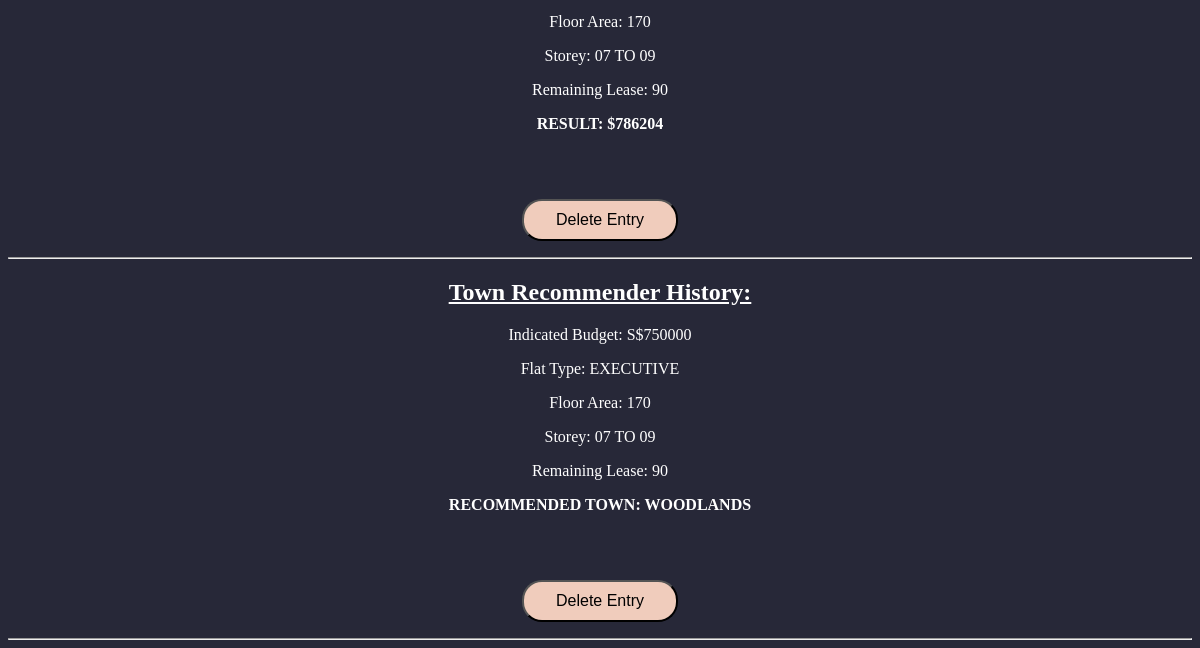
Page /user/zaki (signed in, lower part) on the earlier database version.
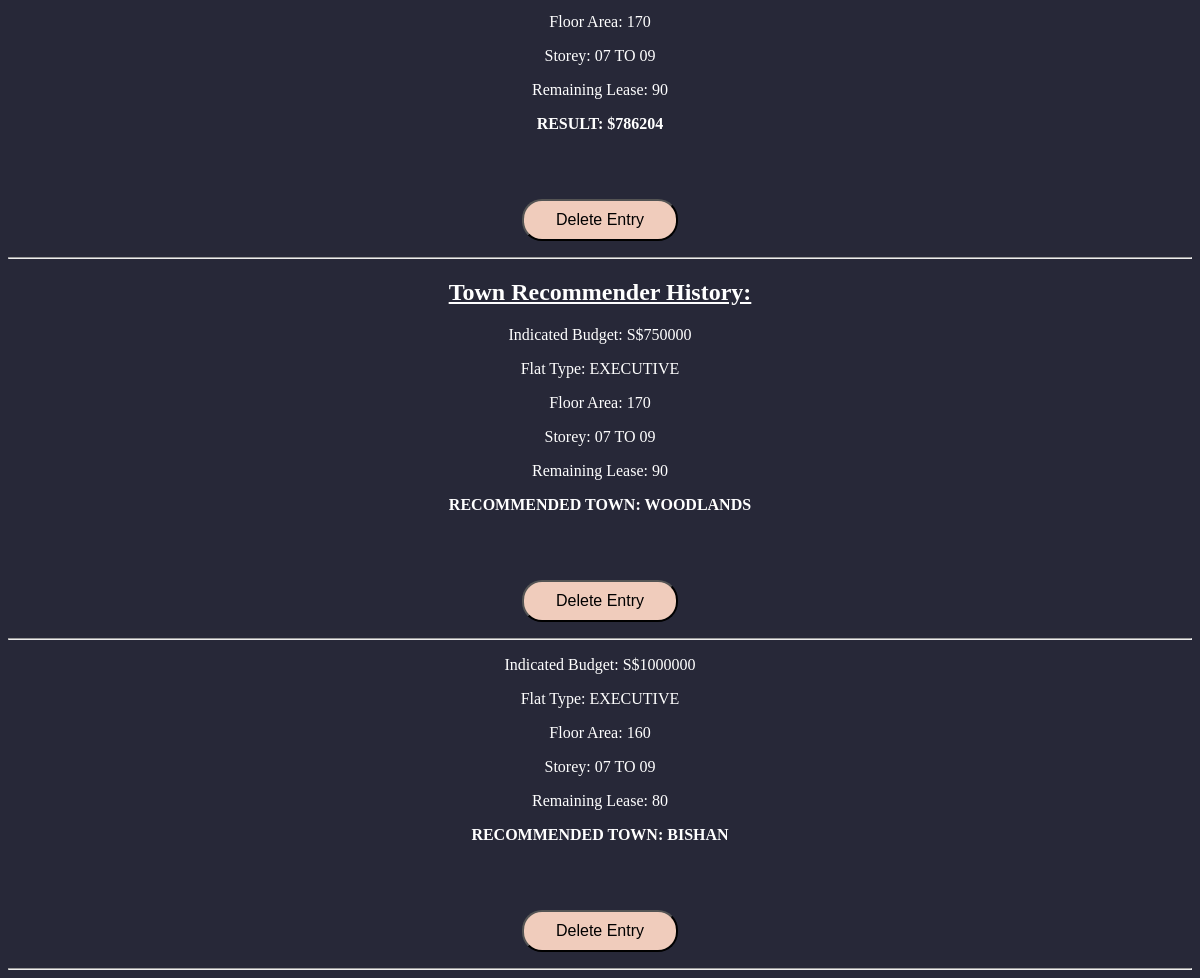
Same page on the later database version.
### app/models.py (models this page shows)
class flatpriceInput(db.Model):
    id = db.Column(db.Integer, primary_key=True)
    town = db.Column(db.String(64))
    flatType = db.Column(db.String(64))
    floorArea = db.Column(db.Integer)
    storey = db.Column(db.String(64))
    age = db.Column(db.Integer)
    OUTPUT = db.Column(db.Integer)
    user_id = db.Column(db.Integer, db.ForeignKey('user.id'))

class townInput(db.Model):
    id = db.Column(db.Integer, primary_key=True)
    budget = db.Column(db.Integer)
    flatType = db.Column(db.String(64))
    floorArea = db.Column(db.Integer)
    storey = db.Column(db.String(64))
    age = db.Column(db.Integer)
    OUTPUT1 = db.Column(db.String(64))
    OUTPUT2 = db.Column(db.String(64))
    OUTPUT3 = db.Column(db.String(64))
    user_id = db.Column(db.Integer, db.ForeignKey('user.id'))

### app/routes.py (the view)
@app.route('/user/<username>')
@login_required
def user(username):
    user = User.query.filter_by(username=username).first_or_404()
    return render_template('user.html', user=user)

### app/models.py (called while the page is built)
@login.user_loader
def load_user(id):
    return User.query.get(int(id))

### app/templates/user.html (shortened to what this page needs)
{% extends "base.html" %} {% block content %}
<html>
  <head>
  </head>
  <body>
    {% for ri in user.flatpriceInput %}
    <div><p>Floor Area: {{ ri.floorArea }}</p></div>
    <div><p>Storey: {{ ri.storey }}</p></div>
    <div><p>Remaining Lease: {{ ri.age }}</p></div>
    <div>
      <p><b>RESULT: ${{ ri.OUTPUT }}</b></p>
    </div>
    <p>
      <button id="delete">
        <a
          href="{{ url_for('deletebuyer',username=current_user.username, id = ri.id) }}"
          >Delete Entry</a
        >
      </button>
    </p>
    <hr />
    {% endfor %}
    <h2><u>Town Recommender History:</u></h2>
    {% for ri in user.townInput %}
    <div><p>Indicated Budget: S${{ ri.budget }}</p></div>
    <div><p>Flat Type: {{ ri.flatType }}</p></div>
    <div><p>Floor Area: {{ ri.floorArea }}</p></div>
    <div><p>Storey: {{ ri.storey }}</p></div>
    <div><p>Remaining Lease: {{ ri.age }}</p></div>
    <div>
      <p><b>RECOMMENDED TOWN: {{ ri.OUTPUT1 }}</b></p>
    </div>
    <p>
      <button id="delete">
        <a
          href="{{ url_for('deletetown',username=current_user.username, id = ri.id) }}"
          >Delete Entry</a
        >
      </button>
    </p>
    <hr />
    {% endfor %} {% endblock %}

### app/templates/base.html (shortened to what this page needs)
<html>
  <head>
  </head>
  <body>
     {% block content %}{% endblock %}
  </body>
</html>

### app/templates/base.html (style rules this page uses)
body { text-align: center; background-color: #272838; color: white; }
#delete { margin-top: 50px; background-color: #f0ccbc; border-radius: 20px; padding: 10px 32px; font-size: 16px; }
a:link { color: black; text-decoration: none; }

Differences in the rows shown:
added townInput: budget "1000000", flatType "EXECUTIVE", floorArea "160", storey "07 TO 09", age "80", OUTPUT1 "BISHAN"
